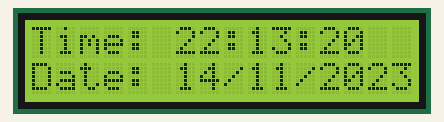
The sketch below on a simulated Arduino Uno, built with avr-gcc and run on an emulated ATmega328P. Shown: 16×2 character LCD. The local clock reads 2024-03-15 10:24:30 at power-on unless the sketch sets it.

Above: at 0.2 s.
At 4.3 s:
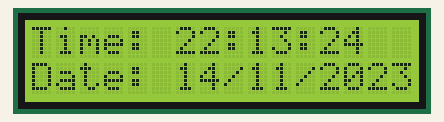
At 9.5 s:
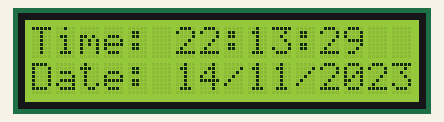
At 18.8 s:
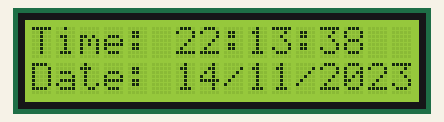
At 28.1 s:
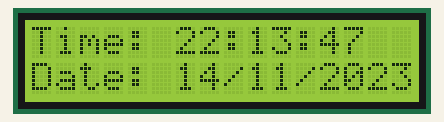
At 38.4 s:
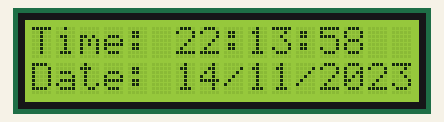

The sketch:

Real-time_Clock.ino
```cpp
#include <Wire.h>
#include <RTClib.h>
#include <LiquidCrystal_I2C.h>

RTC_DS3231 rtc;
LiquidCrystal_I2C lcd(0x27, 16, 2); // Change address if needed

void setup() {
  Wire.begin();
  lcd.init();
  lcd.backlight();

  if (!rtc.begin()) {
    lcd.print("RTC not found");
    while (1);
  }

  // Uncomment ONLY ONCE to set current date & time
  rtc.adjust(DateTime(F(__DATE__), F(__TIME__)));
}

void loop() {
  DateTime now = rtc.now();

  lcd.clear();

  // Display Time
  lcd.setCursor(0, 0);
  lcd.print("Time: ");
  if (now.hour() < 10) lcd.print("0");
  lcd.print(now.hour());
  lcd.print(":");
  if (now.minute() < 10) lcd.print("0");
  lcd.print(now.minute());
  lcd.print(":");
  if (now.second() < 10) lcd.print("0");
  lcd.print(now.second());

  // Display Date
  lcd.setCursor(0, 1);
  lcd.print("Date: ");
  if (now.day() < 10) lcd.print("0");
  lcd.print(now.day());
  lcd.print("/");
  if (now.month() < 10) lcd.print("0");
  lcd.print(now.month());
  lcd.print("/");
  lcd.print(now.year());

  delay(1000);
}
```

Measured:
- what the display in image 1 shows lasts 1.1 s, from 4.2 s to 5.3 s
